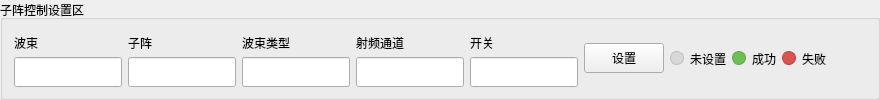
        <widget class="QGroupBox" name="grpSubArrayControl">
         <property name="title">
          <string>子阵控制设置区</string>
         </property>
         <layout class="QHBoxLayout" name="layoutSubArrayControl">
          <item>
           <layout class="QVBoxLayout" name="layoutleSubBeam">
            <property name="spacing">
             <number>2</number>
            </property>
            <property name="leftMargin">
             <number>0</number>
            </property>
            <property name="topMargin">
             <number>0</number>
            </property>
            <property name="rightMargin">
             <number>0</number>
            </property>
            <property name="bottomMargin">
             <number>0</number>
            </property>
            <item>
             <widget class="QLabel" name="lblSubBeam">
              <property name="text">
               <string>波束</string>
              </property>
             </widget>
            </item>
            <item>
             <widget class="QLineEdit" name="leSubBeam">
              <property name="minimumSize">
               <size>
                <width>70</width>
                <height>30</height>
               </size>
              </property>
              <property name="maximumSize">
               <size>
                <width>16777215</width>
                <height>28</height>
               </size>
              </property>
             </widget>
            </item>
           </layout>
          </item>
          <item>
           <layout class="QVBoxLayout" name="layoutleSubArray">
            <property name="spacing">
             <number>2</number>
            </property>
            <property name="leftMargin">
             <number>0</number>
            </property>
            <property name="topMargin">
             <number>0</number>
            </property>
            <property name="rightMargin">
             <number>0</number>
            </property>
            <property name="bottomMargin">
             <number>0</number>
            </property>
            <item>
             <widget class="QLabel" name="lblSubArray">
              <property name="text">
               <string>子阵</string>
              </property>
             </widget>
            </item>
            <item>
             <widget class="QLineEdit" name="leSubArray">
              <property name="minimumSize">
               <size>
                <width>70</width>
                <height>30</height>
               </size>
              </property>
              <property name="maximumSize">
               <size>
                <width>16777215</width>
                <height>28</height>
               </size>
              </property>
             </widget>
            </item>
           </layout>
          </item>
          <item>
           <layout class="QVBoxLayout" name="layoutleSubBeamType">
            <property name="spacing">
             <number>2</number>
            </property>
            <property name="leftMargin">
             <number>0</number>
            </property>
            <property name="topMargin">
             <number>0</number>
            </property>
            <property name="rightMargin">
             <number>0</number>
            </property>
            <property name="bottomMargin">
             <number>0</number>
            </property>
            <item>
             <widget class="QLabel" name="lblSubBeamType">
              <property name="text">
               <string>波束类型</string>
              </property>
             </widget>
            </item>
            <item>
             <widget class="QLineEdit" name="leSubBeamType">
              <property name="minimumSize">
               <size>
                <width>80</width>
                <height>30</height>
               </size>
              </property>
              <property name="maximumSize">
               <size>
                <width>16777215</width>
                <height>28</height>
               </size>
              </property>
             </widget>
            </item>
           </layout>
          </item>
          <item>
           <layout class="QVBoxLayout" name="layoutleRfChannel">
            <property name="spacing">
             <number>2</number>
            </property>
            <property name="leftMargin">
             <number>0</number>
            </property>
            <property name="topMargin">
             <number>0</number>
            </property>
            <property name="rightMargin">
             <number>0</number>
            </property>
            <property name="bottomMargin">
             <number>0</number>
            </property>
            <item>
             <widget class="QLabel" name="lblRfChannel">
              <property name="text">
               <string>射频通道</string>
              </property>
             </widget>
            </item>
            <item>
             <widget class="QLineEdit" name="leRfChannel">
              <property name="minimumSize">
               <size>
                <width>80</width>
                <height>30</height>
               </size>
              </property>
              <property name="maximumSize">
               <size>
                <width>16777215</width>
                <height>28</height>
               </size>
              </property>
             </widget>
            </item>
           </layout>
          </item>
          <item>
           <layout class="QVBoxLayout" name="layoutleSubSwitch">
            <property name="spacing">
             <number>2</number>
            </property>
            <property name="leftMargin">
             <number>0</number>
            </property>
            <property name="topMargin">
             <number>0</number>
            </property>
            <property name="rightMargin">
             <number>0</number>
            </property>
            <property name="bottomMargin">
             <number>0</number>
            </property>
            <item>
             <widget class="QLabel" name="lblSubSwitch">
              <property name="text">
               <string>开关</string>
              </property>
             </widget>
            </item>
            <item>
             <widget class="QLineEdit" name="leSubSwitch">
              <property name="minimumSize">
               <size>
                <width>70</width>
                <height>30</height>
               </size>
              </property>
              <property name="maximumSize">
               <size>
                <width>16777215</width>
                <height>28</height>
               </size>
              </property>
             </widget>
            </item>
           </layout>
          </item>
          <item>
           <widget class="QPushButton" name="btnSetSubArray">
            <property name="minimumSize">
             <size>
              <width>76</width>
              <height>30</height>
             </size>
            </property>
            <property name="text">
             <string>设置</string>
            </property>
           </widget>
          </item>
          <item>
           <widget class="QLabel" name="indicatorSubUnset">
            <property name="minimumSize">
             <size>
              <width>14</width>
              <height>14</height>
             </size>
            </property>
            <property name="maximumSize">
             <size>
              <width>14</width>
              <height>14</height>
             </size>
            </property>
            <property name="styleSheet">
             <string notr="true">background:#d8d8d8;border:1px solid #bdbdbd;border-radius:7px;</string>
            </property>
            <property name="text">
             <string/>
            </property>
           </widget>
          </item>
          <item>
           <widget class="QLabel" name="lblSubUnset">
            <property name="text">
             <string>未设置</string>
            </property>
           </widget>
          </item>
          <item>
           <widget class="QLabel" name="indicatorSubSuccess">
            <property name="minimumSize">
             <size>
              <width>14</width>
              <height>14</height>
             </size>
            </property>
            <property name="maximumSize">
             <size>
              <width>14</width>
              <height>14</height>
             </size>
            </property>
            <property name="styleSheet">
             <string notr="true">background:#6fbf55;border:1px solid #5aa545;border-radius:7px;</string>
            </property>
            <property name="text">
             <string/>
            </property>
           </widget>
          </item>
          <item>
           <widget class="QLabel" name="lblSubSuccess">
            <property name="text">
             <string>成功</string>
            </property>
           </widget>
          </item>
          <item>
           <widget class="QLabel" name="indicatorSubFail">
            <property name="minimumSize">
             <size>
              <width>14</width>
              <height>14</height>
             </size>
            </property>
            <property name="maximumSize">
             <size>
              <width>14</width>
              <height>14</height>
             </size>
            </property>
            <property name="styleSheet">
             <string notr="true">background:#d9534f;border:1px solid #bc3f3b;border-radius:7px;</string>
            </property>
            <property name="text">
             <string/>
            </property>
           </widget>
          </item>
          <item>
           <widget class="QLabel" name="lblSubFail">
            <property name="text">
             <string>失败</string>
            </property>
           </widget>
          </item>
          <item>
           <spacer name="spacerSubArrayCtrl">
            <property name="orientation">
             <enum>Qt::Horizontal</enum>
            </property>
            <property name="sizeHint" stdset="0">
             <size>
              <width>40</width>
              <height>20</height>
             </size>
            </property>
           </spacer>
          </item>
         </layout>
        </widget>
